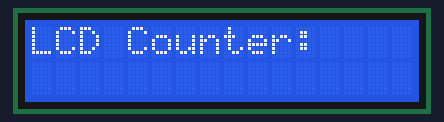
Bench run of a program on a simulated ESP32 board running MicroPython. Parts: 16×2 character LCD.

Above: at 0.1 s.
At 4.1 s:
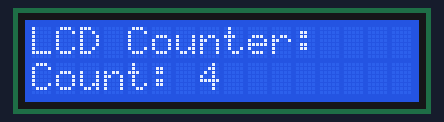
At 9.1 s:
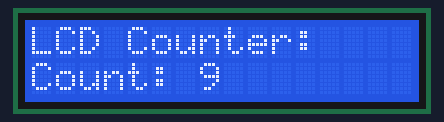
At 19.1 s:
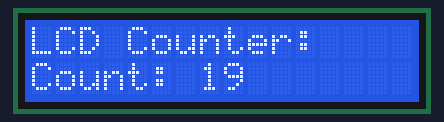
At 29.1 s:
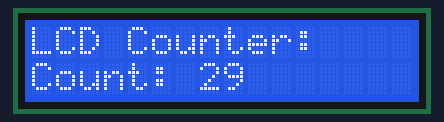
At 38.2 s:
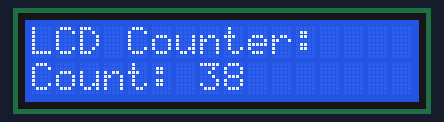

The program:

LCD_I2C.py
```python
from machine import Pin, I2C
from time import ticks_ms, ticks_diff
from lcd_api import LcdApi
from machine_i2c_lcd import I2cLcd

# === LCD SETUP ===
i2c = I2C(0, scl=Pin(22), sda=Pin(21), freq=400000)
devices = i2c.scan()
if not devices:
    print("No I2C LCD found.")
    while True:
        pass

lcd = I2cLcd(i2c, devices[0], 2, 16)
lcd.clear()
lcd.putstr("LCD Counter:")

# === COUNTER TIMER ===
count = 0
counter_timer = ticks_ms()

# === LOOP ===
while True:
    now = ticks_ms()

    # --- LCD COUNTER UPDATE ---
    if ticks_diff(now, counter_timer) >= 1000:
        counter_timer = now
        count += 1
        lcd.move_to(0, 1)
        lcd.putstr("Count: {:<5}".format(count))
```

Measured:
- what the display in image 0 shows lasts 1.0 s, from 0.1 s to 1.1 s
